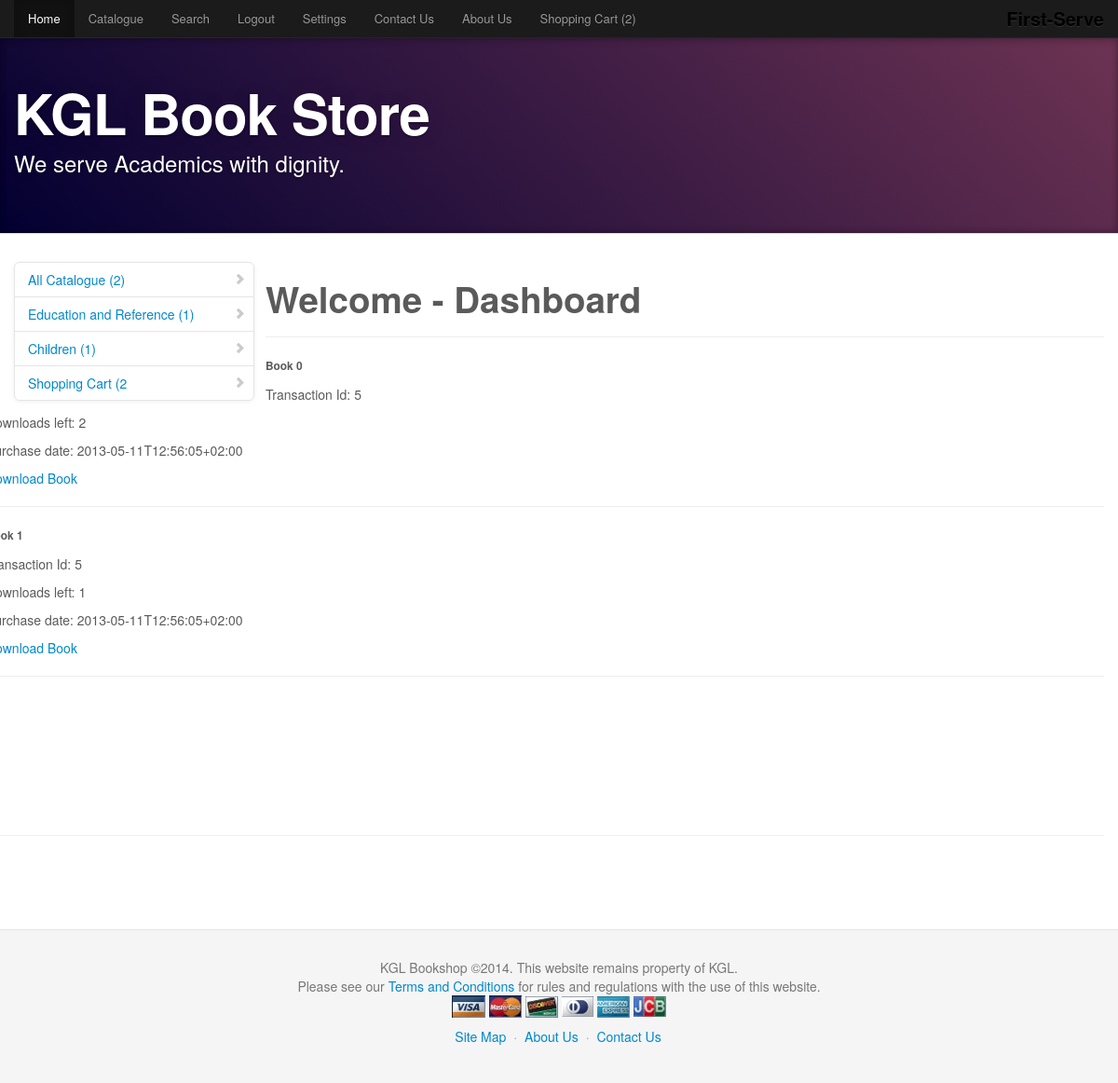
Page /dashboard.php (signed in) on the earlier database version.
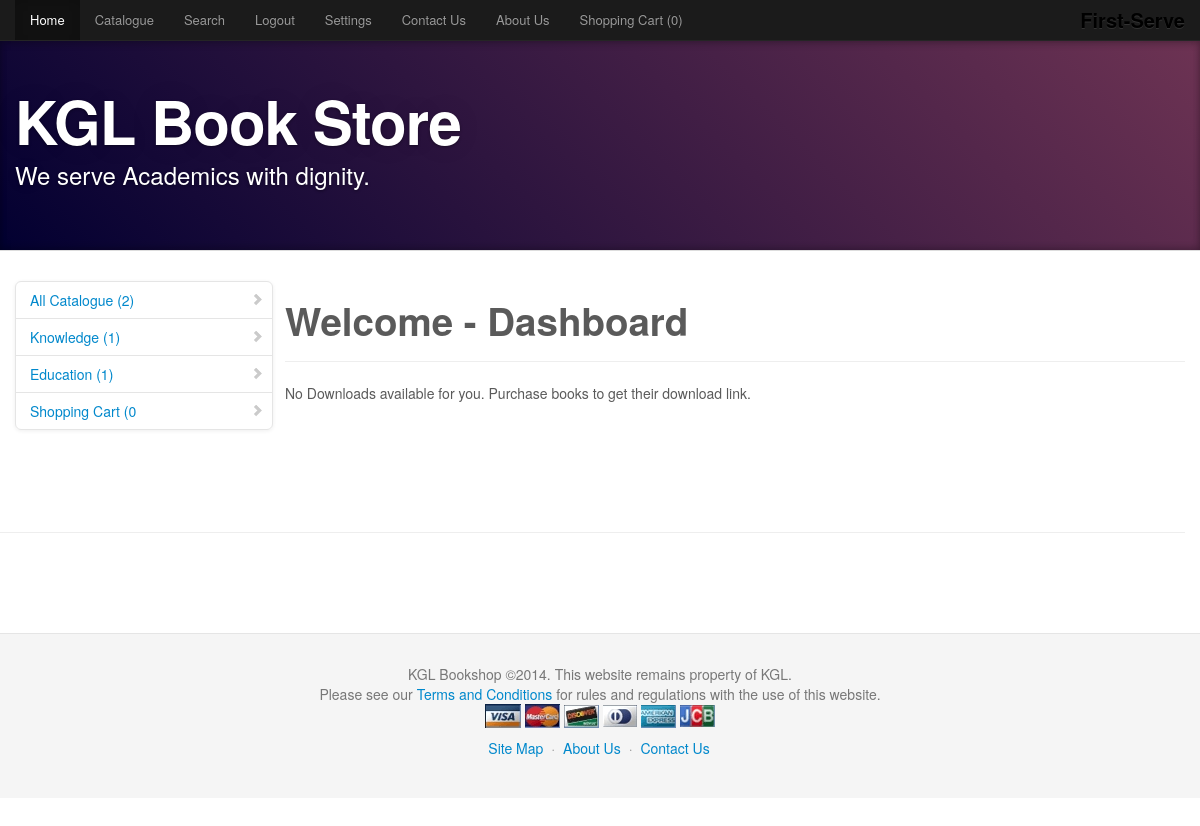
Same page on the later database version.
### tables this page shows
CREATE TABLE IF NOT EXISTS `categories` (
  `cat_id` int(11) NOT NULL AUTO_INCREMENT,
  `cat_name` varchar(50) NOT NULL,
  `cat_desc` varchar(250) NOT NULL,
  `cat_date` varchar(40) NOT NULL,
  PRIMARY KEY (`cat_id`)
);

CREATE TABLE IF NOT EXISTS `download` (
  `down_id` int(11) NOT NULL AUTO_INCREMENT,
  `cust_id` varchar(255) NOT NULL,
  `down_code` bigint(20) NOT NULL,
  `book_filename` varchar(50) NOT NULL,
  `down_date` varchar(40) NOT NULL,
  `down_number` int(11) NOT NULL,
  `trans_id` int(11) NOT NULL,
  PRIMARY KEY (`down_id`)
);

### database.php (called while the page is built, shortened)
<?php
class Database {
	private static $link;
	public static function connect() {
		$host = MYSQL_HOST;
		$user = MYSQL_USER;
		$pass = MYSQL_PASS;
		$database = MYSQL_DATABASE;
		if (empty($host))
			$host = "localhost";
		if (empty($user))
			$user = "root";
		if (empty($pass))
			$pass = "";
		if (empty($database))
			$database = "firstserve";
		Database::$link = new mysqli($host, $user, $pass, $database);
	}
	public static function executeRealQuery($query) {
		return Database::$link->query($query);
	}
	public static function clean($data) {
		return Database::$link->real_escape_string($data);
	}
}
?>

### _modules/productmanager.php (called while the page is built, shortened)
<?php
require_once "database.php";
require_once "classes/category.class.php";
require_once "classes/download.class.php";
class ProductManager {
	public function getTotalProductsPerCategory($cat_id) {
		$query = "SELECT `book_id` FROM `books` WHERE `cat_id`=$cat_id";
		$result = Database::executeRealQuery($query);
		return $result->num_rows;
	}
	public function permCartTotalBooks() {
		$cust_id = Database::clean($_SESSION['user']);
		$query = "SELECT * FROM `cart` WHERE `cust_id`='$cust_id'";
		$result = Database::executeRealQuery($query);
		return $result->num_rows;
	}
	public function getRecentCategories() {
		$query = "SELECT * FROM `categories` ORDER BY `cat_date` DESC LIMIT 0,5";
		$result = Database::executeRealQuery($query);
		$categories = array();
		while ($row = $result->fetch_assoc()) {
			$category = new Category($row['cat_id'], $row['cat_name'], $row['cat_desc'], $row['cat_date']);
			array_push($categories, $category);
		}
		return $categories;
	}
	public function listDownloads() {
		$cust_id = Database::clean($_SESSION['user']);
		$query = "SELECT * FROM `download` WHERE `cust_id`='$cust_id'";
		$result = Database::executeRealQuery($query);
		$downloads = array();
		while ($row = $result->fetch_assoc()) {
			$download = new Download($row['down_id'], $row['cust_id'], $row['down_code'], $row['book_filename'],$row['down_date'],$row['down_number'], $row['trans_id']);
			array_push($downloads, $download);
		}
		return $downloads;
	}
}
?>

### _modules/classes/category.class.php (called while the page is built, shortened)
<?php
class Category {
	private $cat_id;
	private $cat_name;
	public function __construct($cat_id, $cat_name, $cat_desc, $cat_date) {
		$this->cat_id = $cat_id;
		$this->cat_name = $cat_name;
	}
	public function getId() {
		return $this->cat_id;
	}
	public function getName() {
		return $this->cat_name;
	}
}
?>

### _modules/classes/download.class.php (called while the page is built, shortened)
<?php
class Download {
	private $down_code;
	private $down_date;
	private $down_number;
	private $trans_id;
	public function __construct($down_id, $cust_id, $down_code, $book_filename, $down_date, $down_number, $trans_id) {
		$this->down_code = $down_code;
		$this->down_date = $down_date;
		$this->down_number = $down_number;
		$this->trans_id = $trans_id;
	}
	public function getCode() {
		return $this->down_code;
	}
	public function getDate() {
		return $this->down_date;
	}
	public function getNumber() {
		return $this->down_number;
	}
	public function getTransId() {
		return $this->trans_id;
	}
}
?>

### dashboard.php (the view, shortened to what the changed rows need)
<?php
require_once "_modules/productmanager.php";
$manager = new ProductManager();
$downloads = $manager->listDownloads();
include "_comp/header.php";
?>
<SECTION id=typography>
	<DIV class=page-header>
<h1>Welcome - Dashboard</h1>
<hr/>
<?php
if (empty($downloads))
	echo "No Downloads available for you. Purchase books to get their download link.";
$count = 0;
foreach($downloads as $download) {
	echo "<h6>Book $count</h6>";
	echo "<p>Transaction Id: ".$download->getTransId()."</p>";
	echo "<p>Downloads left: ".$download->getNumber()."</p>";
	echo "<p>Purchase date: ".$download->getDate()."</p>";
	echo "<p><a href=\"download.php?code=".$download->getCode()."\">Download Book</a></p>";
	echo "<hr/>";
	$count++;
}
?>
<br/><br />
<br />
<br />
<br />
<br />
<br />
</SECTION>
<?php
include "_comp/footer.php";
?>

### _comp/header.php (shortened to what the changed rows need)
<!DOCTYPE HTML PUBLIC "-//W3C//DTD HTML 4.0 Transitional//EN">
<HTML lang=en><HEAD><TITLE><?php echo SITE_NAME . " - " . $pageTitle; ?></TITLE>
<META name=author content=""><LINK rel=stylesheet
href="Bootstrap_files/bootstrap.css"><LINK rel=stylesheet
href="Bootstrap_files/bootstrap-responsive.css"><LINK rel=stylesheet
href="Bootstrap_files/docs.css"><LINK rel=stylesheet
href="Bootstrap_files/prettify.css">
 <link href="css/design.css" rel="stylesheet">
<META name=GENERATOR content="MSHTML 8.00.6001.19400"></HEAD>
<BODY data-target=".bs-docs-sidebar" data-spy="scroll">
<DIV class="navbar navbar-inverse navbar-fixed-top">
	<DIV class=navbar-inner>
        <DIV class=container>
    		<DIV class="nav-collapse collapse">
				<UL class=nav>
                    <LI><A href="cart.php">Shopping Cart (<?php
					if (!isset($_SESSION['user'])) {
					 if (isset($_SESSION['cart'])){require_once "_modules/productmanager.php";$manager = new ProductManager();echo $manager->tempCartTotalBooks();}else{ echo"0";}
					}else{
						$manager = new ProductManager();echo $manager->permCartTotalBooks();
					}
					 ?>)</A></LI>
                </UL>
            </DIV>
		</DIV>
	</DIV>
</DIV>
<HEADER id=overview class="jumbotron subhead">
	<DIV class=container>
		<H1>KGL Book Store </H1>
    </DIV>
</HEADER>
<DIV class=container>
	<DIV class=row>
<DIV class="span3 bs-docs-sidebar">
    		<UL class="nav nav-list bs-docs-sidenav">
              <LI><A href="catalogue.php"><I class=icon-chevron-right></I>All Catalogue (<?php require_once "_modules/productmanager.php";$manager = new ProductManager();echo $manager->countCategories();?>)</A></LI>
              <?php
			  	$categories = $manager->getRecentCategories();
				foreach($categories as $category) {
              echo '<LI><A href="catalogue.php?category='.$category->getId().'"><I class=icon-chevron-right></I>'.$category->getName().' ('.$manager->getTotalProductsPerCategory($category->getId()).')</A></LI>';
               } ?>
              <LI><A href="cart.php"><I class=icon-chevron-right></I>Shopping Cart (<?php
					if (!isset($_SESSION['user'])) {
					 if (isset($_SESSION['cart'])){require_once "_modules/productmanager.php";$manager = new ProductManager();echo $manager->tempCartTotalBooks();}else{ echo"0";}
					}else{
						$manager = new ProductManager();echo $manager->permCartTotalBooks();
					}
					 ?>
              </A></LI>
            </UL>
        </DIV>

Differences in the rows shown:
removed categories: cat_name "Children", Id "1"
removed download: trans "5", down_number "2", down_date "2013-05-11T12:56:05+02:00"
removed download: trans "5", down_number "1", down_date "2013-05-11T12:56:05+02:00"
added categories: cat_name "Knowledge", Id "1"
changed categories: cat_name "Education and Reference" → "Education"
Other differences:
$manager->permCartTotalBooks(): "2" → "0"
text now shown: "No Downloads available for you. Purchase books to get their download link."
